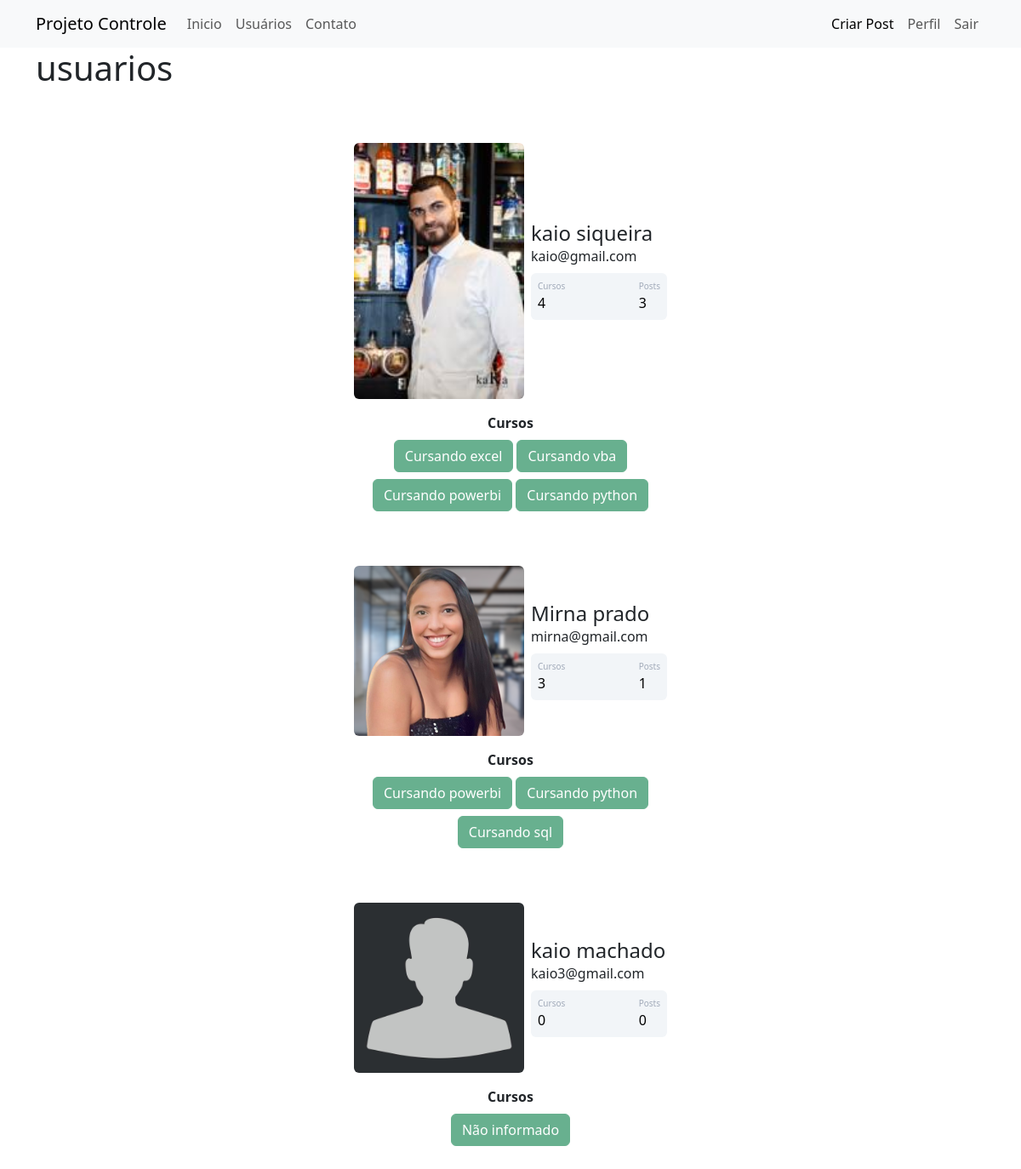
The app's page /usuarios (signed in) with its own data.
### projcontrole/models.py (models this page shows)
class Usuario(database.Model, UserMixin):
    id = database.Column(database.Integer, primary_key=True)
    usuario =  database.Column(database.String, nullable=False)
    email =  database.Column(database.String, nullable=False, unique=True)
    senha = database.Column(database.String, nullable=False)
    foto_perfil = database.Column(database.String, default='default.png')
    posts = database.relationship('Post', backref='autor', lazy=True)
    cursos = database.Column(database.String, nullable=False, default="Não informado")
    def contar_posts(self):
        return len(self.posts)

### projcontrole/routes.py (the view)
@app.route("/usuarios")
@login_required
def usuarios():
    lista_usuarios = Usuario.query.all()
    return render_template('usuarios.html',lista_usuarios=lista_usuarios)

### projcontrole/models.py (called while the page is built)
@login_manager.user_loader
def load_usuario(id_usuario):
    return Usuario.query.get(int(id_usuario))

### projcontrole/templates/usuarios.html (shortened to what this page needs)
{% extends 'base.html' %}
{% block body %}
<div class="container">
    <h1>usuarios</h1>
        {% for usuario in lista_usuarios %}
    <div class="container mt-5 d-flex justify-content-center">
        <div class="card p-3">
            <div class="d-flex align-items-center">
                <div class="image pe-2">
                    <img src="{{url_for('static',filename='fotos_perfil/{}'.format(usuario.foto_perfil))}}" class="rounded" width="200" >
                </div>
                <div class="ml-3 w-100">
                    <h4 class="mb-0 mt-0">{{usuario.usuario}}</h4><span>{{usuario.email}}</span>
                    <div class="p-2 mt-2 bg-primary d-flex justify-content-between rounded text-white stats">
                        {% if 'Não informado'  in usuario.cursos or '' == usuario.cursos %}
                            <div class="d-flex flex-column">
                                <span class="articles ">Cursos</span>
                                <span class="number1">0</span>
                            </div>
                        {% else %}
                            <div class="d-flex flex-column">
                                <span class="articles ">Cursos</span>
                                <span class="number1">{{usuario.cursos.count(';') + 1}}</span>
                            </div>
                        {% endif %}
                        <div class="d-flex flex-column">
                            <span class="rating">Posts</span>
                            <span class="number3">{{ usuario.contar_posts() }}</span>
                        </div>
                    </div>
                </div>
            </div>
        </div>
    </div>
    <div class="row justify-content-center">
        <div class="col col-4" style="text-align: center">
            <strong>Cursos</strong><br>
            {% for curso in usuario.cursos.split(';') %}
                <button type="button" class="btn btn-success mt-2" disabled>{{curso}}</button>
            {% endfor %}
        </div>
    </div>
        {% endfor %}
</div>
{% endblock %}

### projcontrole/static/main.css (style rules this page uses)
.card { width: 400px; border: none; border-radius: 10px; background-color: #fff; }
.stats { background: #f2f5f8 !important; color: #000 !important; }
.articles { font-size:10px; color: #a1aab9; }
.number1 { font-weight:500; }
.rating { font-size:10px; color: #a1aab9; }
.number3 { font-weight:500; }

### records on screen
Usuario: foto_perfil (picture), usuario "kaio siqueira", email "kaio@gmail.com", cursos "4", contar_posts "3", curso "Cursando excel" "Cursando vba" "Cursando powerbi" "Cursando python"
Usuario: foto_perfil (picture), usuario "Mirna prado", email "mirna@gmail.com", cursos "3", contar_posts "1", curso "Cursando powerbi" "Cursando python" "Cursando sql"
Usuario: foto_perfil (placeholder picture), usuario "kaio machado", email "kaio3@gmail.com", shows "Cursos", contar_posts "0", cursos "Não informado"
